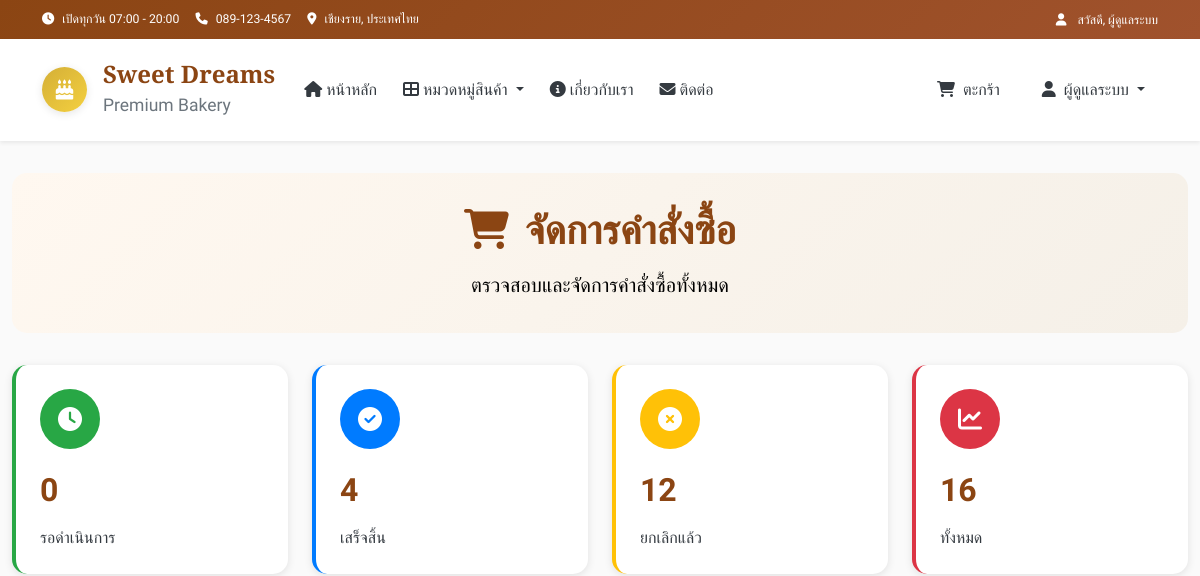
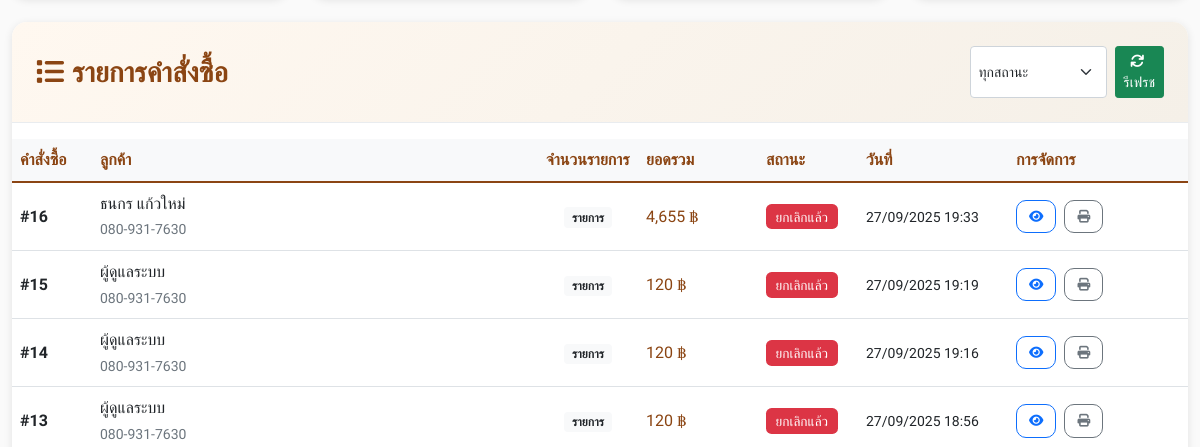
Page /admin/orders (signed in, upper part) on the earlier database version (2 pictures, top to bottom).
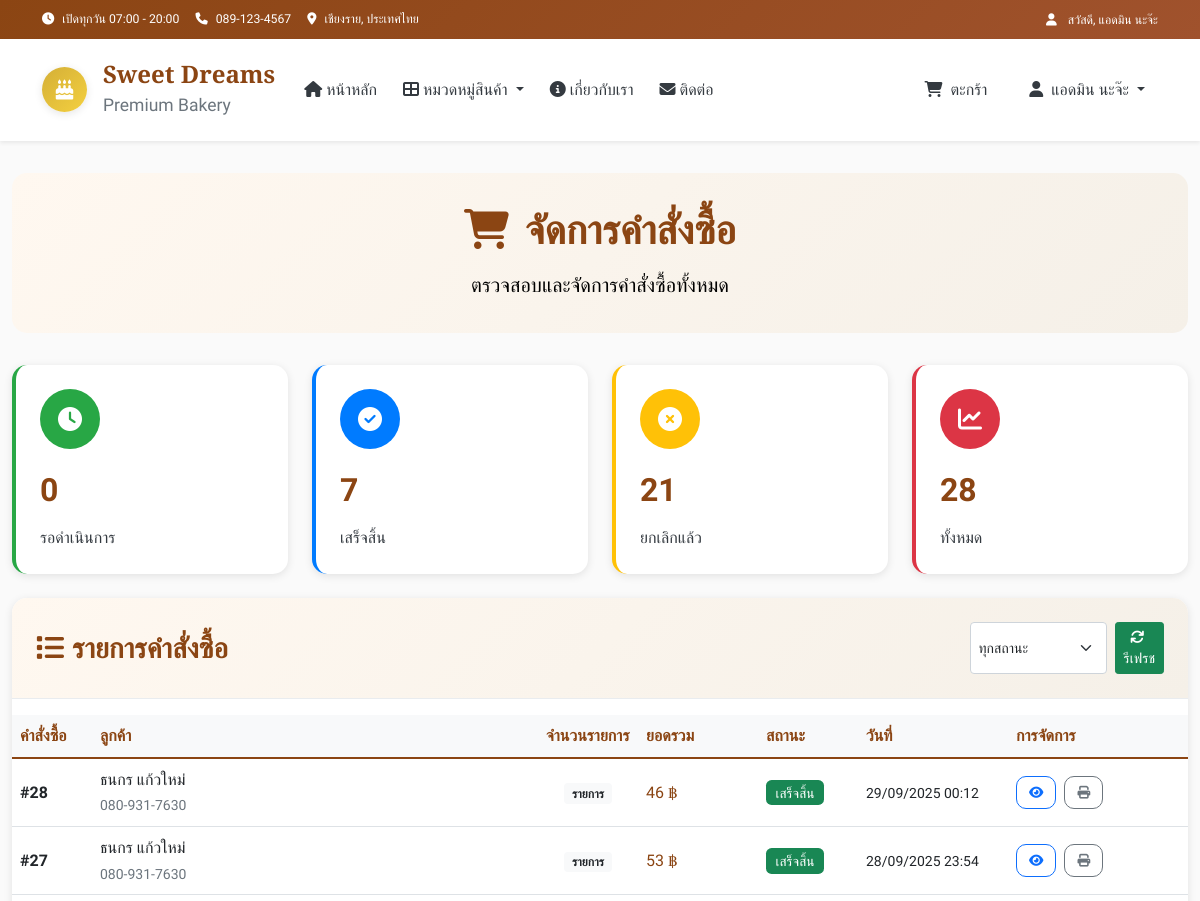
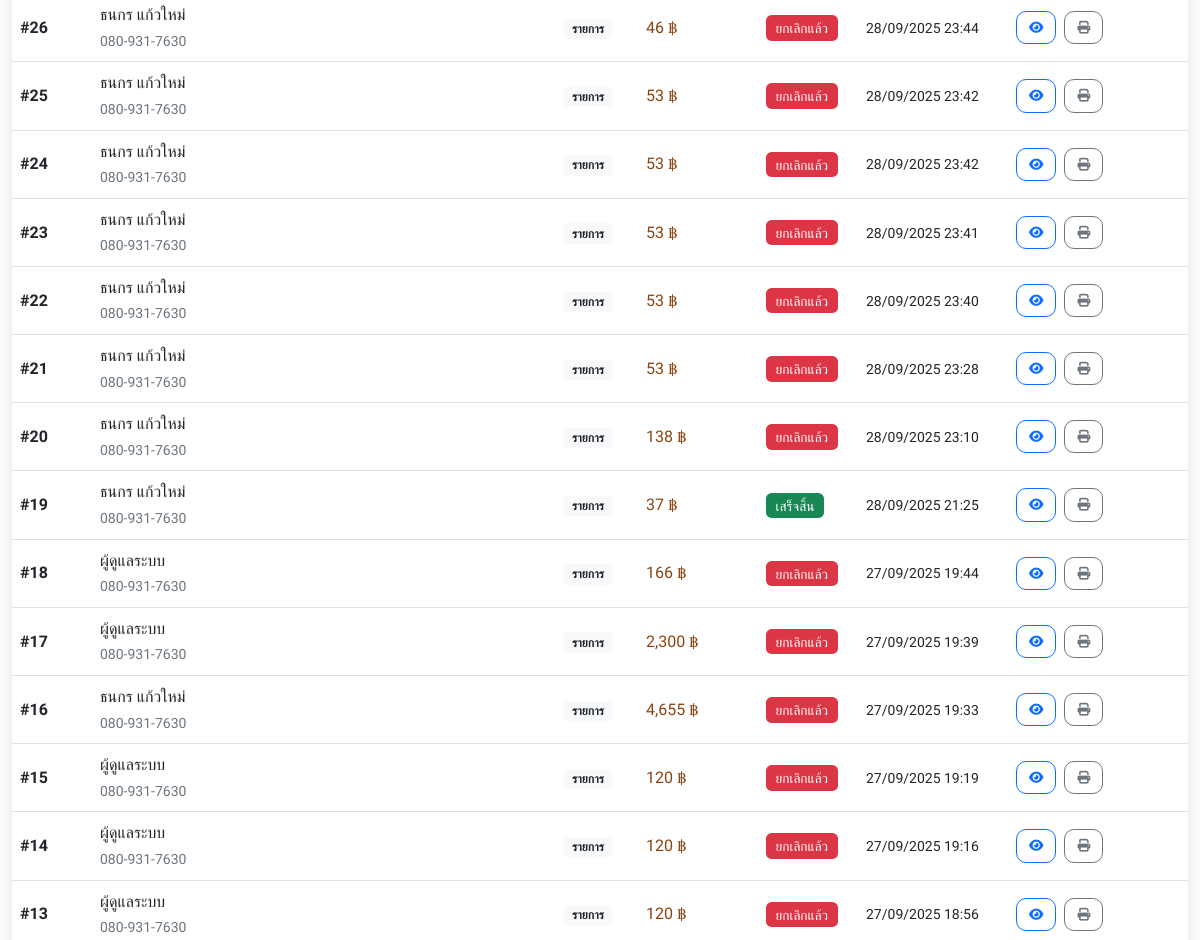
Same page on the later database version (2 pictures, top to bottom).
### tables this page shows
CREATE TABLE orders (
        id INTEGER PRIMARY KEY AUTOINCREMENT,
        user_id INTEGER,
        total_amount DECIMAL(10,2) NOT NULL,
        status TEXT DEFAULT 'pending',
        customer_name TEXT NOT NULL,
        customer_phone TEXT NOT NULL,
        customer_address TEXT,
        notes TEXT,
        created_at TIMESTAMP DEFAULT CURRENT_TIMESTAMP,
        FOREIGN KEY (user_id) REFERENCES users (id)
    );

### app.py (the view)
@app.route('/admin/orders')
def admin_orders():
    if session.get('role') != 'admin':
        flash('คุณไม่มีสิทธิ์เข้าถึงหน้านี้')
        return redirect(url_for('index'))
    conn = get_db_connection()
    orders_raw = conn.execute("SELECT * FROM orders ORDER BY created_at DESC").fetchall()
    orders = []
    for order_row in orders_raw:
        order = dict(order_row)  # แปลง Row เป็น dict
        if order.get('created_at'):
            try:
                order['created_at'] = datetime.strptime(order['created_at'], "%Y-%m-%d %H:%M:%S")
            except ValueError:
                order['created_at'] = None
        if order.get('address_id'):
            addr = conn.execute(
                "SELECT * FROM addresses WHERE id=?",
                (order['address_id'],)
            ).fetchone()
            if addr:
                order['address'] = f"{addr['address']}, {addr.get('city','')}, {addr.get('province','')}, {addr.get('postal_code','')}"
            else:
                order['address'] = '-'
        else:
            order['address'] = '-'
        items_raw = conn.execute(
            """
            SELECT oi.*, p.name AS product_name, p.price AS unit_price
            FROM order_items oi
            LEFT JOIN products p ON oi.product_id = p.id
            WHERE oi.order_id=?
            """,
            (order['id'],)
        ).fetchall()
        items = []
        for item in items_raw:
            items.append({
                'product_name': item['product_name'] or '-',
                'quantity': item['quantity'],
                'price': float(item['unit_price'] or 0),
                'total': float(item['quantity'] * (item['unit_price'] or 0))
            })
        order['items'] = items
        order['total_amount'] = sum(i['total'] for i in items)
        orders.append(order)
    conn.close()
    return render_template('admin_orders.html', orders=orders)

### app.py (called while the page is built)
@app.template_filter('to_bangkok')
def to_bangkok_filter(value, fmt='%d/%m/%Y %H:%M'):
    if not value:
        return "N/A"
    if isinstance(value, str):
        try:
            value = datetime.fromisoformat(value)
        except ValueError:
            return value
    dt = value.replace(tzinfo=ZoneInfo("UTC")).astimezone(ZoneInfo("Asia/Bangkok"))
    return dt.strftime(fmt)

def get_db_connection():
    conn = sqlite3.connect(DB_NAME)
    conn.row_factory = sqlite3.Row
    return conn

def get_categories():
    conn = get_db_connection()
    categories = conn.execute(
        "SELECT * FROM categories ORDER BY display_order"
    ).fetchall()
    conn.close()
    return categories

def get_cart_total():
    cart = session.get('cart', {})
    total_items = sum(item['quantity'] for item in cart.values())
    total_price = sum(item['quantity'] * item['price'] for item in cart.values())
    return total_items, total_price

@app.context_processor
def inject_global_data():
    categories = get_categories()
    cart_total_items, _ = get_cart_total()
    return dict(
        categories=categories,
        cart_total_items=cart_total_items
    )

### templates/admin_orders.html (shortened to what the changed rows need)
{% extends "layout.html" %}
{% block extra_css %}
<link rel="stylesheet" href="{{ url_for('static', filename='css/admin.css') }}">
{% endblock %}
{% block content %}
<div class="container-fluid admin-container">
    <div class="admin-header">
        <h1 class="admin-title mb-3">
            <i class="fas fa-shopping-cart me-3"></i>จัดการคำสั่งซื้อ
        </h1>
    </div>
    <div class="admin-stats my-4">
        <div class="row gy-4">
            <div class="col-lg-3 col-md-6">
                <div class="stat-card stat-products">
                    <div class="stat-icon"><i class="fas fa-check-circle"></i></div>
                    <div class="stat-number">{{ orders|selectattr("status","equalto","completed")|list|length }}</div>
                    <div class="stat-label">เสร็จสิ้น</div>
                </div>
            </div>
            <div class="col-lg-3 col-md-6">
                <div class="stat-card stat-users">
                    <div class="stat-icon"><i class="fas fa-times-circle"></i></div>
                    <div class="stat-number">{{ orders|selectattr("status","equalto","cancelled")|list|length }}</div>
                    <div class="stat-label">ยกเลิกแล้ว</div>
                </div>
            </div>
            <div class="col-lg-3 col-md-6">
                <div class="stat-card stat-revenue">
                    <div class="stat-icon"><i class="fas fa-chart-line"></i></div>
                    <div class="stat-number">{{ orders|length }}</div>
                    <div class="stat-label">ทั้งหมด</div>
                </div>
            </div>
        </div>
    </div>
    <div class="products-section">
        <div class="table-responsive">
            {% if orders %}
            <table class="table table-hover products-table align-middle">
                <thead>
                    <tr>
                        <th width="80">คำสั่งซื้อ</th>
                        <th>ลูกค้า</th>
                        <th width="100">จำนวนรายการ</th>
                        <th width="120">ยอดรวม</th>
                        <th width="100">สถานะ</th>
                        <th width="150">วันที่</th>
                        <th width="180">การจัดการ</th>
                    </tr>
                </thead>
                <tbody>
                    {% for order in orders %}
                    <tr data-order-id="{{ order.id }}" data-status="{{ order.status }}">
                        <td><strong>#{{ order.id }}</strong></td>
                        <td>
                            <div class="fw-600">{{ order.customer_name }}</div>
                            <small class="text-muted">{{ order.customer_phone }}</small>
                        </td>
                        <td class="text-center">
                            <span class="badge bg-light text-dark">{{ order.item_count }} รายการ</span>
                        </td>
                        <td class="fw-600 text-primary">
                            {{ "{:,.0f}".format(order.total_amount) }} ฿
                        </td>
                        <td>
                            {% if order.status == 'pending' %}
                                <span class="status-badge bg-warning text-dark" data-bs-toggle="tooltip" title="รอดำเนินการ">รอดำเนินการ</span>
                            {% elif order.status == 'processing' %}
                                <span class="status-badge bg-info text-white" data-bs-toggle="tooltip" title="กำลังจัดเตรียม">กำลังจัดเตรียม</span>
                            {% elif order.status == 'completed' %}
                                <span class="status-badge bg-success text-white" data-bs-toggle="tooltip" title="เสร็จสิ้น">เสร็จสิ้น</span>
                            {% elif order.status == 'cancelled' %}
                                <span class="status-badge bg-danger text-white" data-bs-toggle="tooltip" title="ยกเลิกแล้ว">ยกเลิกแล้ว</span>
                            {% endif %}
                        </td>
                        <td>
                            <small>{{ order.created_at|to_bangkok }}</small>
                        </td>
                        <td>
                            <div class="action-buttons">
                                <button class="btn btn-outline-primary btn-action" onclick="viewOrder({{ order.id }})" data-bs-toggle="tooltip" title="ดูรายละเอียด"><i class="fas fa-eye"></i></button>
                                <button class="btn btn-outline-secondary btn-action" onclick="printOrder({{ order.id }})" data-bs-toggle="tooltip" title="พิมพ์"><i class="fas fa-print"></i></button>
                            </div>
                        </td>
                    </tr>
                    {% endfor %}
                </tbody>
            </table>
            {% else %}
            <div class="text-center py-5">
                <i class="fas fa-shopping-cart fa-3x text-muted mb-3"></i>
                <h5 class="text-muted">ยังไม่มีคำสั่งซื้อ</h5>
                <p class="text-muted">คำสั่งซื้อจะแสดงที่นี่เมื่อมีลูกค้าสั่งซื้อ</p>
            </div>
            {% endif %}
        </div>
    </div>
</div>
{% endblock %}

Differences in the rows shown:
added orders: id "28", customer_name "ธนกร แก้วใหม่", customer_phone "080-931-7630", total_amount "46", status "เสร็จสิ้น", created_at|to_bangkok "29/09/2025 00:12"
added orders: id "27", customer_name "ธนกร แก้วใหม่", customer_phone "080-931-7630", total_amount "53", status "เสร็จสิ้น", created_at|to_bangkok "28/09/2025 23:54"
added orders: id "26", customer_name "ธนกร แก้วใหม่", customer_phone "080-931-7630", total_amount "46", status "ยกเลิกแล้ว", created_at|to_bangkok "28/09/2025 23:44"
added orders: id "25", customer_name "ธนกร แก้วใหม่", customer_phone "080-931-7630", total_amount "53", status "ยกเลิกแล้ว", created_at|to_bangkok "28/09/2025 23:42"
added orders: id "24", customer_name "ธนกร แก้วใหม่", customer_phone "080-931-7630", total_amount "53", status "ยกเลิกแล้ว", created_at|to_bangkok "28/09/2025 23:42"
added orders: id "23", customer_name "ธนกร แก้วใหม่", customer_phone "080-931-7630", total_amount "53", status "ยกเลิกแล้ว", created_at|to_bangkok "28/09/2025 23:41"
added orders: id "22", customer_name "ธนกร แก้วใหม่", customer_phone "080-931-7630", total_amount "53", status "ยกเลิกแล้ว", created_at|to_bangkok "28/09/2025 23:40"
added orders: id "21", customer_name "ธนกร แก้วใหม่", customer_phone "080-931-7630", total_amount "53", status "ยกเลิกแล้ว", created_at|to_bangkok "28/09/2025 23:28"
added orders: id "20", customer_name "ธนกร แก้วใหม่", customer_phone "080-931-7630", total_amount "138", status "ยกเลิกแล้ว", created_at|to_bangkok "28/09/2025 23:10"
added orders: id "19", customer_name "ธนกร แก้วใหม่", customer_phone "080-931-7630", total_amount "37", status "เสร็จสิ้น", created_at|to_bangkok "28/09/2025 21:25"
added orders: id "18", customer_name "ผู้ดูแลระบบ", customer_phone "080-931-7630", total_amount "166", status "ยกเลิกแล้ว", created_at|to_bangkok "27/09/2025 19:44"
added orders: id "17", customer_name "ผู้ดูแลระบบ", customer_phone "080-931-7630", total_amount "2,300", status "ยกเลิกแล้ว", created_at|to_bangkok "27/09/2025 19:39"
Other differences:
{{ session.get('full_name') or session.get('username') }}: "ผู้ดูแลระบบ" → "แอดมิน นะจ๊ะ"
{{ orders|selectattr("status","equalto","completed")|list|length }}: "4" → "7"
{{ orders|selectattr("status","equalto","cancelled")|list|length }}: "12" → "21"
{{ orders|length }}: "16" → "28"
